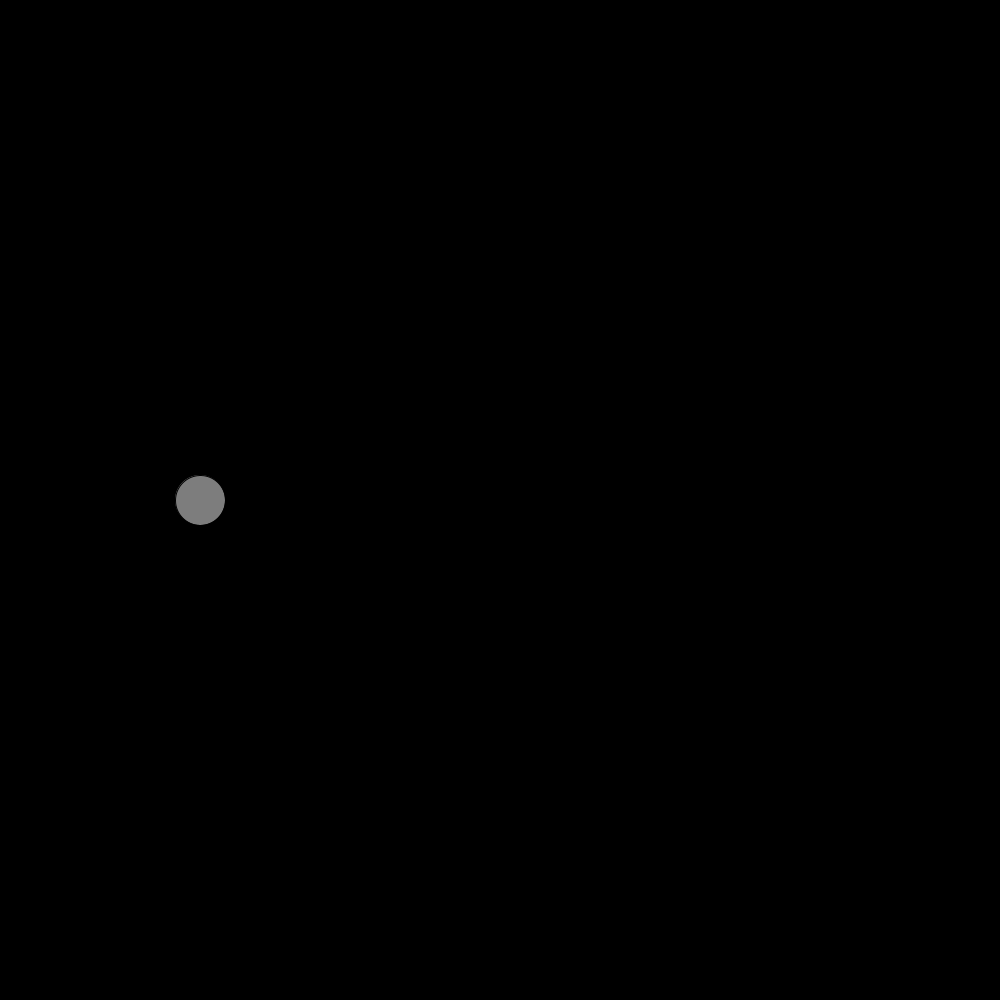
Frame 1 (no input)
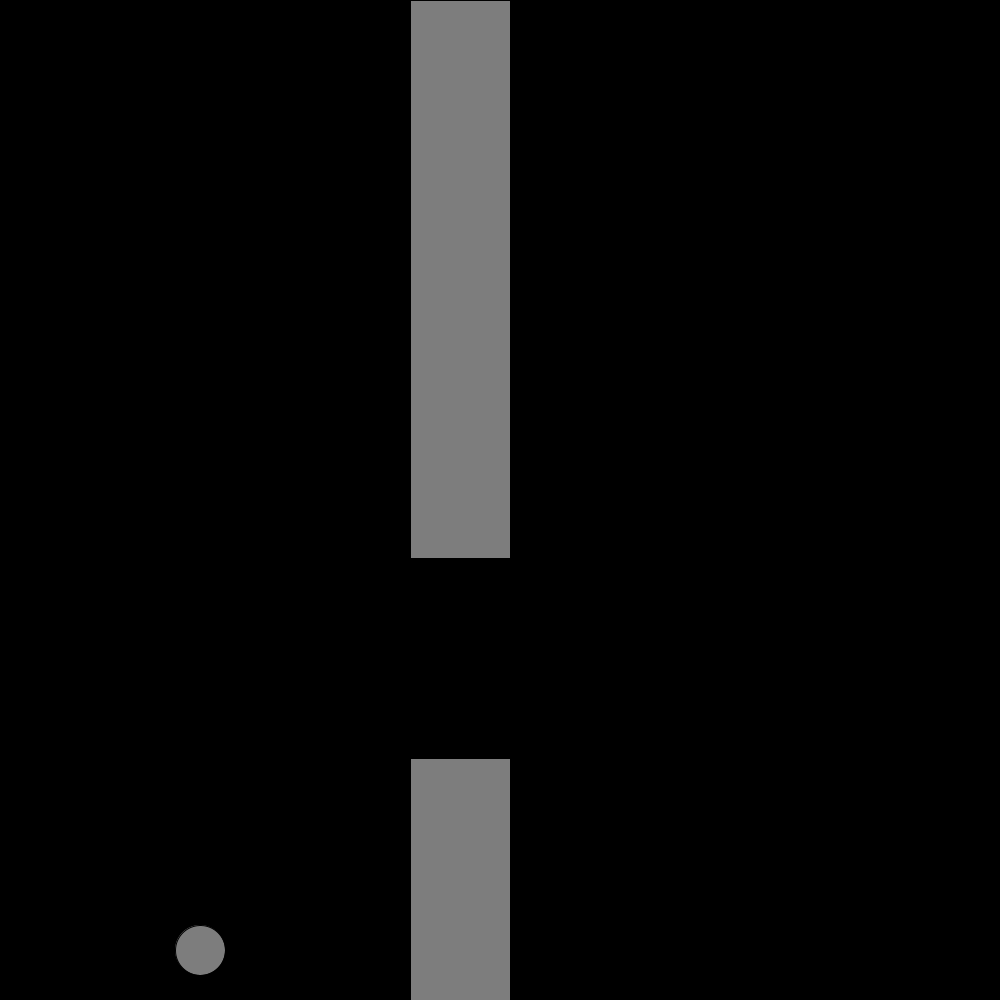
Frame 60 (the mouse pressed at the canvas centre just before this capture)
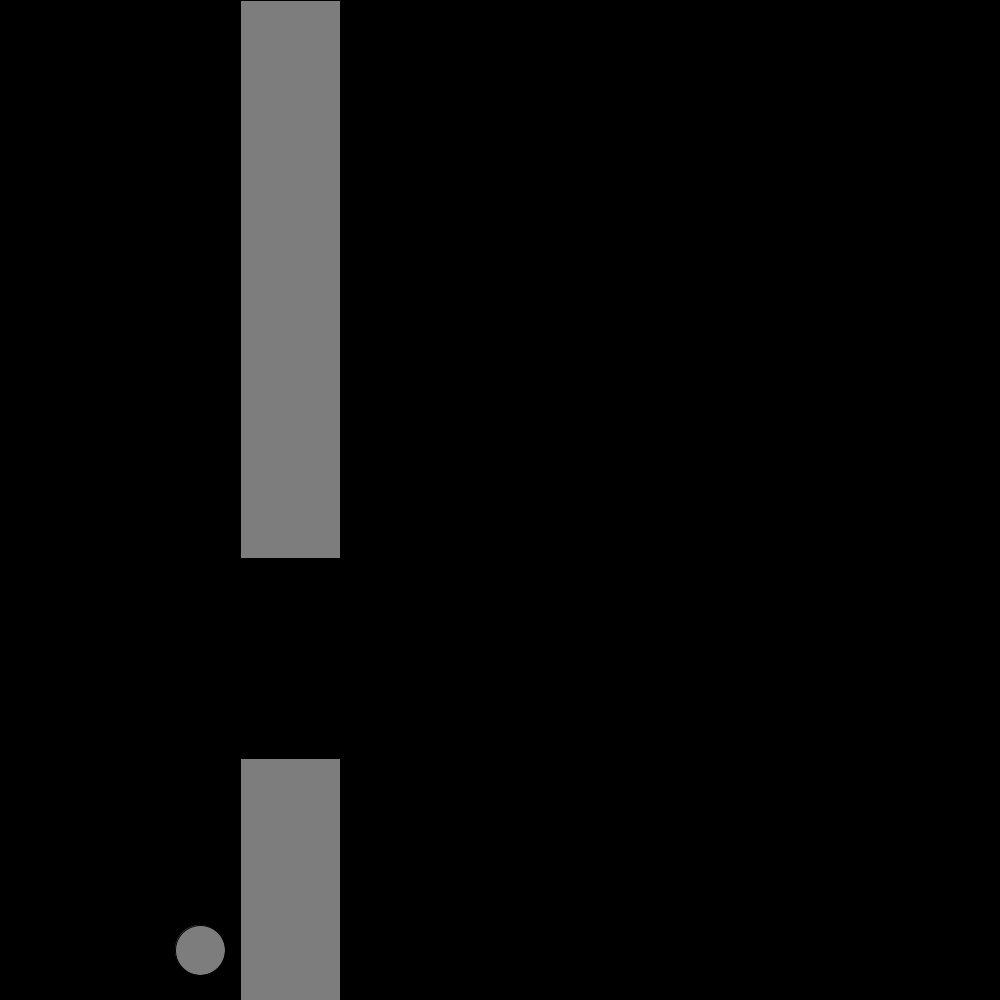
Frame 120 (the mouse held since frame 60 and released just before this capture)

The Processing sketch that drew these frames (run headless with seeded random() and noise(); from frame 60 on, the mouse is pressed at the canvas centre):

// Processing sketch: floppy_bird
// ── floppy_bird.pde
float g = 0.5;
boolean dead=false;
birds bird = new birds();
obstacles obstacle = new obstacles();
void setup() {
  size (1000, 1000);
}

void draw() {
  background(0);
  bird.show();
  bird.update();
  obstacle.show();
  obstacle.update();
  obstacle.validate();
}


void mousePressed() {
  if (dead == false) {
    bird.v = -8;
  }
}


class birds {
  float y = 500;
  float r = 50;
  float v = 0;
  void show() {
    fill(125);
    ellipse(200, this.y, this.r, this.r);
  }

  void update() {
    if (this.y < 1000-this.r) {
      this.y += this.v;
      this.v += g;
    } else if (this.v <0) {
      this.y += this.v;
      this.v += g;
    } else {
      this.y=1000-this.r;
    }
  }
}

class obstacles {
  int y = floor(random(300, 700));
  int x = 1000;
  int vx = 10;
  int w = 100;
  void show() {
    rect(x, 0, w, y);
    rect(x, y+200, w, 1000);
  }

  void update() {
    this.x -= this.vx;
    if (this.x < -w) {
      this.x = 1000;
      this.y = floor(random(300, 700));
    }
  }

  void validate() {
    if (this.x < bird.r + 200 && this.x > 200-bird.r && (this.y > bird.y-bird.r || this.y+200 < bird.y+bird.r)) {
      this.vx=0;
      dead = true;
    }
  }
}
